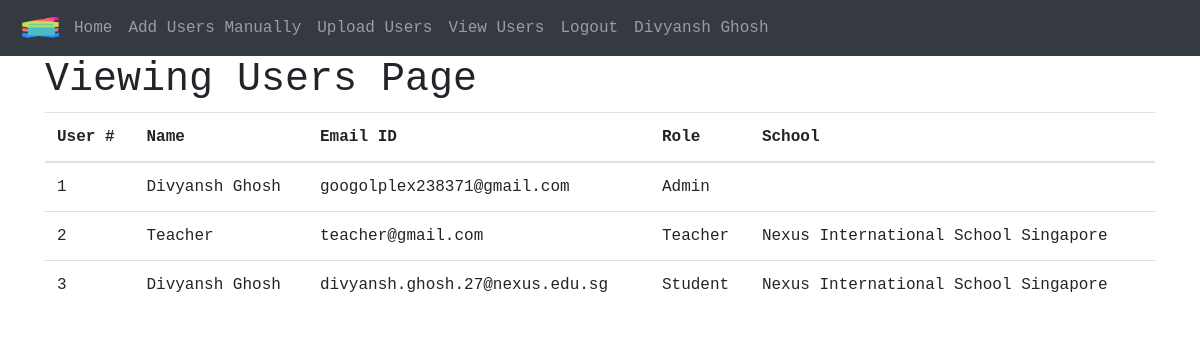
The app's page /view-users (signed in) with its own data.
### website/models.py (models this page shows)
class User(db.Model, UserMixin):
  id = db.Column(db.Integer, primary_key = True)
  name = db.Column(db.String, default = "Dummy User")
  email = db.Column(db.String, unique = True)
  password = db.Column(db.String,default = "",)
  data = db.relationship("Log")
  admin = db.Column(db.Boolean, default = False)
  teacher = db.Column(db.Boolean, default = False)
  teacher_id = db.Column(db.Integer,default=-1)
  verified = db.Column(db.Boolean,default = False)
  otp = db.Column(db.String,default="")
  notes = db.Column(db.String,default="")
  school = db.Column(db.String,default="")

### website/views.py (the view)
@views.route('/view-users',methods=["GET","POST"])
@login_required
def view_users():
  if not current_user.admin or current_user.teacher:
    print(current_user.teacher)
    return redirect(url_for("views.nopage"))
  else:
    data = []
    for i in db.session.query(User).all():
      data.append([i.id,i.name,i.email,i.admin,i.teacher,i.school])
    return render_template("view_users.html",user=current_user,data=data)

### website/__init__.py (called while the page is built)
def create_app():
    app = Flask(__name__)
    app.config['SECRET_KEY'] = 'hjshjhdjah kjshkjdhjs'
    app.config['SQLALCHEMY_DATABASE_URI'] = f'sqlite:///{DB_NAME}'
    app.config["SQLALCHEMY_TRACK_MODIFICATIONS"] = True
    db.init_app(app)
    create_database(app)
    @app.errorhandler(404)
    def page_not_found(error):
        return redirect(url_for("views.nopage"))
    from .views import views
    from .auth import auth
    from .models import User
    app.register_blueprint(views, url_prefix='/')
    app.register_blueprint(auth, url_prefix='/')
    login_manager = LoginManager()
    login_manager.login_view = 'auth.login'
    login_manager.init_app(app)
    @login_manager.user_loader
    def load_user(id):
        return User.query.get(int(id))
    return app

### website/templates/view_users.html (shortened to what this page needs)
{%extends 'base.html'%}
{%block content%}
<h1 style = "font-family:Monospace">Viewing Users Page</h1>
<table class = "table">
<thead><th>User #</th><th>Name</th><th>Email ID</th><th>Role</th><th>School</th></thead>
{%for id,email,name,admin,teacher,school in data%}
<tr><td>{{id}} <td>{{email}}</td> <td>{{name}}</td> <td>{%if admin%}Admin{%else%}{%if teacher%}Teacher{%else%}Student{%endif%}{%endif%}</td><td>{{school}}</td></tr>
{%endfor%}
</table>
{%endblock%}

### website/templates/base.html (shortened to what this page needs)
<!DOCTYPE html>
<html>
  <head>
      <link rel="stylesheet" href="https://cdn.jsdelivr.net/npm/bootstrap@4.6.2/dist/css/bootstrap.min.css">
    <link rel="stylesheet" href="https://stackpath.bootstrapcdn.com/bootstrap/4.4.1/css/bootstrap.min.css"crossorigin="anonymous"/>
<link rel="stylesheet" href="https://stackpath.bootstrapcdn.com/font-awesome/4.7.0/css/font-awesome.min.css"/>
  </head>
  <body style = "font-family: Monaco,monospace;">
    <nav class="navbar navbar-expand-lg navbar-dark bg-dark">
      <div class="collapse navbar-collapse" id="navbar">
        <div class="navbar-nav">
          <img id = "favicon" src = "/static/favicon.png" height = 40 width = 50>
          {% if user.is_authenticated %}
          <a class="nav-item nav-link" id="home" href="/">Home</a>
          {%if user.admin%}
          <a class = "nav-item nav-link" id = "add_user" href = "/add-users">Add Users Manually</a>
          <a class = "nav-item nav-link" id = "upload_users" href = "/upload-users">Upload Users</a>
          <a class = "nav-item nav-link" id = "view_users" href = "/view-users">View Users</a>
          {%elif not user.teacher%}
          <a class = "nav-item nav-link" id = "view_logs" href = "/view-logs">View Logs</a>
          <a class = "nav-item nav-link" id = 'portfolio' href = "/portfolio/{{user.email}}">Portfolio</a>
          <a class = "nav-item nav-link" id = 'suggest' href = "/ai-suggest">Coach</a>
          {%endif%}
          <a class="nav-item nav-link" id="logout" href="/logout">Logout</a>
          <a class = "nav-item nav-link" id = "name">{{user.name}}</a>
          {% else %}
          <a class="nav-item nav-link" id="login" href="/login">Login</a>
          <a class = "nav-item nav-link" id = "forgot" href = "/forgot">Forgot Password</a>
          <a class = "nav-item nav-link" id = "confirm" href = "/confirm">Verify Account</a>
          {% endif %}
        </div>
      </div>
    </nav>
    <div class="container" id = "content" style = "display:block">{% block content %}{% endblock %}</div>
  </body>
</html>

### records on screen
User: name "Divyansh Ghosh", id "1", email "googolplex238371@gmail.com", shows "Admin"
User: id "2", name "Teacher", email "teacher@gmail.com", school "Nexus International School Singapore"
User: id "3", name "Divyansh Ghosh", email "divyansh.ghosh.27@nexus.edu.sg", shows "Student", school "Nexus International School Singapore"
